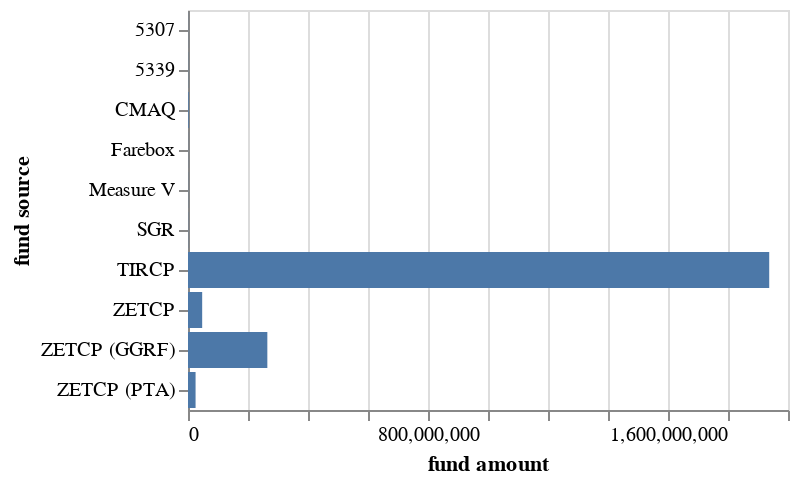

The notebook cell saved with this chart:
### Code cell
by_source = melt.groupby(["fund source"]).agg({
    "fund amount": "sum",
        "rtpa": "nunique"
}).reset_index()

make_bar(by_source, y_axis = "fund source", x_axis = "fund amount")

### Figure 1 — Vega-Lite specification as saved in the notebook (floating-point values rounded to 4 significant figures)
{"config": {"view": {"continuousWidth": 300, "continuousHeight": 300}}, "data": {"name": "data-2f5fd2f5e1673789b773cd7cacfd110f"}, "mark": {"type": "bar"}, "encoding": {"x": {"field": "fund amount", "type": "quantitative"}, "y": {"field": "fund source", "type": "nominal"}}, "$schema": "https://vega.github.io/schema/vega-lite/v5.17.0.json", "datasets": {"data-2f5fd2f5e1673789b773cd7cacfd110f": [{"fund source": "5307", "fund amount": 400000, "rtpa": 1}, {"fund source": "5339", "fund amount": 600000, "rtpa": 1}, {"fund source": "CMAQ", "fund amount": 2300000, "rtpa": 1}, {"fund source": "Farebox", "fund amount": 400000, "rtpa": 1}, {"fund source": "Measure V", "fund amount": 500000, "rtpa": 1}, {"fund source": "SGR", "fund amount": 620000, "rtpa": 1}, {"fund source": "TIRCP", "fund amount": 1937421391, "rtpa": 28}, {"fund source": "ZETCP", "fund amount": 47255104, "rtpa": 2}, {"fund source": "ZETCP (GGRF)", "fund amount": 264468040, "rtpa": 25}, {"fund source": "ZETCP (PTA)", "fund amount": 25236123, "rtpa": 22}]}}
